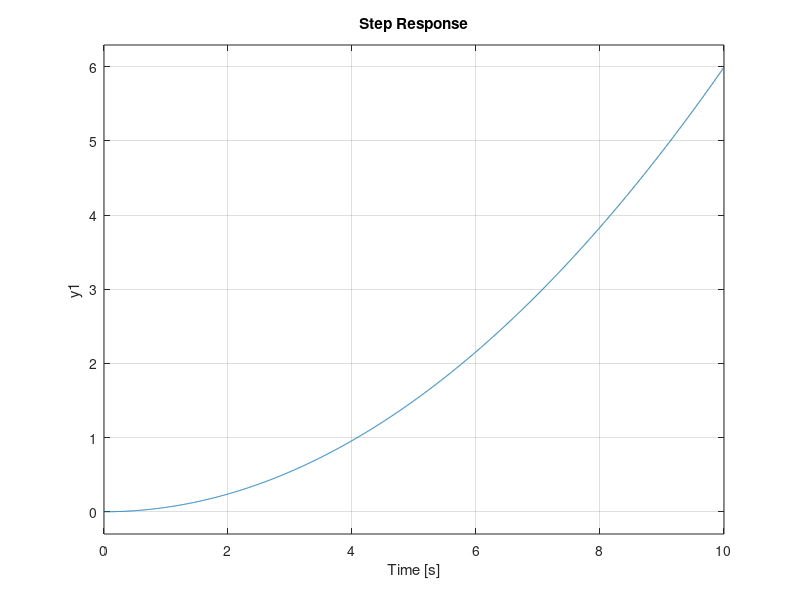

Reproduce this figure in MATLAB.
clc; clear all; close all;
s = tf('s');

%% Parametry obiektu
m = 0.0027;             % masa kulki 
R = 0.02;               % pilki
d = 0.03;               % dlugosc ramienia silnika
g = -9.8;               % grawitacja
L = 0.24;               % dlugosc belki
J = 9.96 * 10^(-6);     % bezwladnosc
r = 0;                  % pozycja pilki

G_obiekt =  (-m*g*d) / ( L * (J/(R^2)+m) ) / s^2
licznik = -m * g * d ;
mianownik = L * (J/(R^2) + m);
step(G_obiekt)
